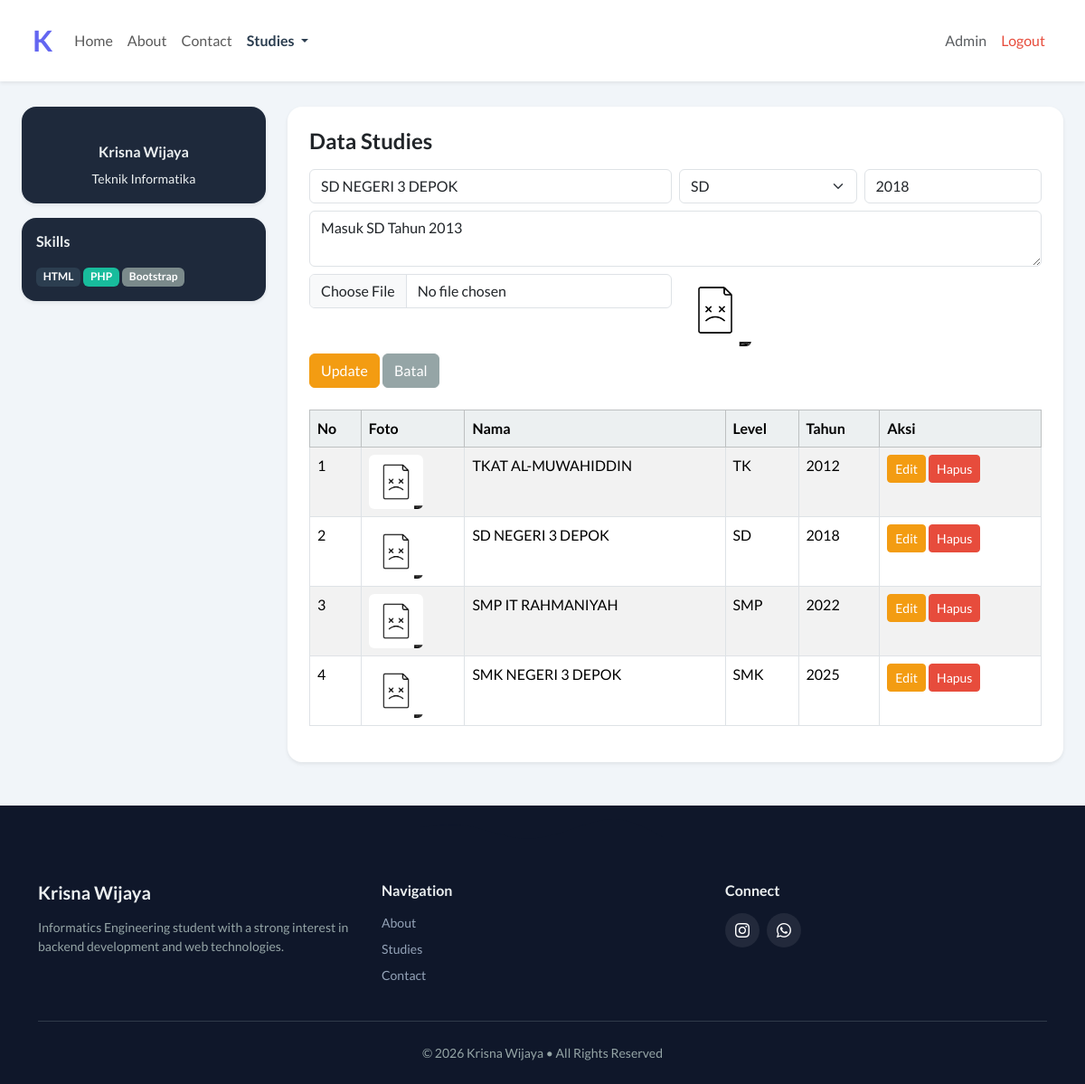
Page /index.php?page=studies&edit=3 (signed in) on the committed database.
### tables this page shows
CREATE TABLE `studies` (
  `id` int(11) NOT NULL,
  `nama` varchar(100) NOT NULL,
  `idlevel` int(11) NOT NULL,
  `keterangan` text DEFAULT NULL,
  `tahun_lulus` year(4) DEFAULT NULL,
  `foto_sekolah` varchar(255) DEFAULT NULL
);

CREATE TABLE `level` (
  `id` int(11) NOT NULL,
  `nama` varchar(100) NOT NULL
);

### studies.php (the view, shortened to what this page needs)
<?php
$edit = null;
if(isset($_GET['edit'])){
    $id = $_GET['edit'];
    $edit = mysqli_fetch_assoc(mysqli_query($conn, "SELECT * FROM studies WHERE id='$id'"));
}
?>
<h4 class="mb-3 fw-bold">Data Studies</h4>
<form method="POST" enctype="multipart/form-data" class="mb-4">
<div class="row g-2">
    <div class="col-md-6">
        <input type="text" name="nama" class="form-control"
        placeholder="Nama Sekolah"
        value="<?= $edit ? $edit['nama'] : '' ?>" required>
    </div>
    <div class="col-md-3">
        <select name="idlevel" class="form-select" required>
            <?php
            $level = mysqli_query($conn, "SELECT * FROM level");
            while($l = mysqli_fetch_assoc($level)):
            ?>
            <option value="<?= $l['id'] ?>"
                <?= ($edit && $edit['idlevel']==$l['id'])?'selected':'' ?>>
                <?= $l['nama'] ?>
            </option>
            <?php endwhile; ?>
        </select>
    </div>
    <div class="col-md-3">
        <input type="number" name="tahun_lulus" class="form-control"
        placeholder="Tahun Lulus"
        value="<?= $edit ? $edit['tahun_lulus'] : '' ?>">
    </div>
    <div class="col-12">
        <textarea name="keterangan" class="form-control"
        placeholder="Keterangan"><?= $edit ? $edit['keterangan'] : '' ?></textarea>
    </div>
    <div class="col-md-6">
        <input type="file" name="foto" class="form-control">
    </div>
    <?php if($edit && $edit['foto_sekolah']): ?>
    <div class="col-md-2">
        <img src="uploads/<?= $edit['foto_sekolah'] ?>" width="80" class="rounded">
    </div>
    <?php endif; ?>
    <div class="col-12">
        <?php if($edit): ?>
            <button name="update" class="btn btn-warning">Update</button>
            <a href="index.php?page=studies" class="btn btn-secondary">Batal</a>
        <?php else: ?>
            <button name="simpan" class="btn btn-primary">Tambah</button>
        <?php endif; ?>
    </div>
</div>
</form>
<table class="table table-bordered table-striped table-hover">
<thead class="table-light">
<tr>
    <th>No</th>
    <th>Foto</th>
    <th>Nama</th>
    <th>Level</th>
    <th>Tahun</th>
    <th>Aksi</th>
</tr>
</thead>
<tbody>
<?php
$no = 1;
$data = mysqli_query($conn, "
SELECT studies.*, level.nama AS level_nama
FROM studies
JOIN level ON studies.idlevel = level.id
");
while($row = mysqli_fetch_assoc($data)):
?>
<tr>
    <td><?= $no++; ?></td>
    <td>
        <?php if($row['foto_sekolah']): ?>
            <img src="uploads/<?= $row['foto_sekolah'] ?>" width="60" class="rounded">
        <?php else: ?>
            -
        <?php endif; ?>
    </td>
    <td><?= $row['nama']; ?></td>
    <td><?= $row['level_nama']; ?></td>
    <td><?= $row['tahun_lulus']; ?></td>
    <td>
        <a href="index.php?page=studies&edit=<?= $row['id'] ?>" class="btn btn-sm btn-warning">Edit</a>
        <a href="index.php?page=studies&hapus=<?= $row['id'] ?>"
           class="btn btn-sm btn-danger"
           onclick="return confirm('Hapus data?')">Hapus</a>
    </td>
</tr>
<?php endwhile; ?>
</tbody>
</table>

### rows in the picture
studies: nama "SD NEGERI 3 DEPOK", idlevel "SD", tahun_lulus "2018", keterangan "Masuk SD Tahun 2013", foto_sekolah (picture), idlevel.nama "SD"
studies: foto_sekolah (picture), nama "TKAT AL-MUWAHIDDIN", idlevel.nama "TK", tahun_lulus "2012"
studies: foto_sekolah (picture), nama "SMP IT RAHMANIYAH", idlevel.nama "SMP", tahun_lulus "2022"
studies: foto_sekolah (picture), nama "SMK NEGERI 3 DEPOK", idlevel.nama "SMK", tahun_lulus "2025"

### other values in the picture
$_SESSION['user']['nama'] "Admin"
